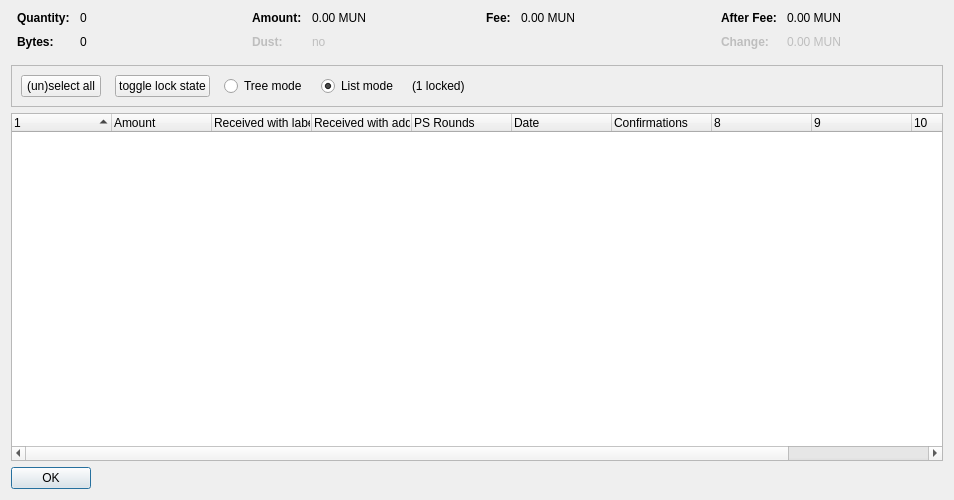
<?xml version="1.0" encoding="UTF-8"?>
<ui version="4.0">
 <class>CoinControlDialog</class>
 <widget class="QDialog" name="CoinControlDialog">
  <property name="geometry">
   <rect>
    <x>0</x>
    <y>0</y>
    <width>954</width>
    <height>500</height>
   </rect>
  </property>
  <property name="windowTitle">
   <string>Coin Selection</string>
  </property>
  <layout class="QVBoxLayout" name="verticalLayout">
   <item>
    <layout class="QHBoxLayout" name="horizontalLayoutTop" stretch="0,0,0,0">
     <property name="topMargin">
      <number>0</number>
     </property>
     <property name="bottomMargin">
      <number>10</number>
     </property>
     <item>
      <layout class="QFormLayout" name="formLayoutCoinControl1">
       <property name="horizontalSpacing">
        <number>10</number>
       </property>
       <property name="verticalSpacing">
        <number>10</number>
       </property>
       <property name="leftMargin">
        <number>6</number>
       </property>
       <property name="rightMargin">
        <number>6</number>
       </property>
       <item row="0" column="0">
        <widget class="QLabel" name="labelCoinControlQuantityText">
         <property name="font">
          <font>
           <weight>75</weight>
           <bold>true</bold>
          </font>
         </property>
         <property name="text">
          <string>Quantity:</string>
         </property>
        </widget>
       </item>
       <item row="0" column="1">
        <widget class="QLabel" name="labelCoinControlQuantity">
         <property name="cursor">
          <cursorShape>IBeamCursor</cursorShape>
         </property>
         <property name="contextMenuPolicy">
          <enum>Qt::ActionsContextMenu</enum>
         </property>
         <property name="text">
          <string notr="true">0</string>
         </property>
         <property name="textInteractionFlags">
          <set>Qt::LinksAccessibleByMouse|Qt::TextSelectableByKeyboard|Qt::TextSelectableByMouse</set>
         </property>
        </widget>
       </item>
       <item row="1" column="0">
        <widget class="QLabel" name="labelCoinControlBytesText">
         <property name="font">
          <font>
           <weight>75</weight>
           <bold>true</bold>
          </font>
         </property>
         <property name="text">
          <string>Bytes:</string>
         </property>
        </widget>
       </item>
       <item row="1" column="1">
        <widget class="QLabel" name="labelCoinControlBytes">
         <property name="cursor">
          <cursorShape>IBeamCursor</cursorShape>
         </property>
         <property name="contextMenuPolicy">
          <enum>Qt::ActionsContextMenu</enum>
         </property>
         <property name="text">
          <string notr="true">0</string>
         </property>
         <property name="textInteractionFlags">
          <set>Qt::LinksAccessibleByMouse|Qt::TextSelectableByKeyboard|Qt::TextSelectableByMouse</set>
         </property>
        </widget>
       </item>
      </layout>
     </item>
     <item>
      <layout class="QFormLayout" name="formLayoutCoinControl2">
       <property name="horizontalSpacing">
        <number>10</number>
       </property>
       <property name="verticalSpacing">
        <number>10</number>
       </property>
       <property name="leftMargin">
        <number>6</number>
       </property>
       <property name="rightMargin">
        <number>6</number>
       </property>
       <item row="0" column="0">
        <widget class="QLabel" name="labelCoinControlAmountText">
         <property name="font">
          <font>
           <weight>75</weight>
           <bold>true</bold>
          </font>
         </property>
         <property name="text">
          <string>Amount:</string>
         </property>
        </widget>
       </item>
       <item row="0" column="1">
        <widget class="QLabel" name="labelCoinControlAmount">
         <property name="cursor">
          <cursorShape>IBeamCursor</cursorShape>
         </property>
         <property name="contextMenuPolicy">
          <enum>Qt::ActionsContextMenu</enum>
         </property>
         <property name="text">
          <string notr="true">0.00 MUN</string>
         </property>
         <property name="textInteractionFlags">
          <set>Qt::LinksAccessibleByMouse|Qt::TextSelectableByKeyboard|Qt::TextSelectableByMouse</set>
         </property>
        </widget>
       </item>
       <item row="1" column="0">
        <widget class="QLabel" name="labelCoinControlLowOutputText">
         <property name="enabled">
          <bool>false</bool>
         </property>
         <property name="font">
          <font>
           <weight>75</weight>
           <bold>true</bold>
          </font>
         </property>
         <property name="text">
          <string>Dust:</string>
         </property>
        </widget>
       </item>
       <item row="1" column="1">
        <widget class="QLabel" name="labelCoinControlLowOutput">
         <property name="enabled">
          <bool>false</bool>
         </property>
         <property name="cursor">
          <cursorShape>IBeamCursor</cursorShape>
         </property>
         <property name="contextMenuPolicy">
          <enum>Qt::ActionsContextMenu</enum>
         </property>
         <property name="text">
          <string notr="true">no</string>
         </property>
         <property name="textInteractionFlags">
          <set>Qt::LinksAccessibleByMouse|Qt::TextSelectableByKeyboard|Qt::TextSelectableByMouse</set>
         </property>
        </widget>
       </item>
      </layout>
     </item>
     <item>
      <layout class="QFormLayout" name="formLayoutCoinControl3">
       <property name="horizontalSpacing">
        <number>10</number>
       </property>
       <property name="verticalSpacing">
        <number>10</number>
       </property>
       <property name="leftMargin">
        <number>6</number>
       </property>
       <property name="rightMargin">
        <number>6</number>
       </property>
       <item row="0" column="0">
        <widget class="QLabel" name="labelCoinControlFeeText">
         <property name="font">
          <font>
           <weight>75</weight>
           <bold>true</bold>
          </font>
         </property>
         <property name="text">
          <string>Fee:</string>
         </property>
        </widget>
       </item>
       <item row="0" column="1">
        <widget class="QLabel" name="labelCoinControlFee">
         <property name="cursor">
          <cursorShape>IBeamCursor</cursorShape>
         </property>
         <property name="contextMenuPolicy">
          <enum>Qt::ActionsContextMenu</enum>
         </property>
         <property name="text">
          <string notr="true">0.00 MUN</string>
         </property>
         <property name="textInteractionFlags">
          <set>Qt::LinksAccessibleByMouse|Qt::TextSelectableByKeyboard|Qt::TextSelectableByMouse</set>
         </property>
        </widget>
       </item>
      </layout>
     </item>
     <item>
      <layout class="QFormLayout" name="formLayoutCoinControl4">
       <property name="horizontalSpacing">
        <number>10</number>
       </property>
       <property name="verticalSpacing">
        <number>10</number>
       </property>
       <property name="leftMargin">
        <number>6</number>
       </property>
       <property name="rightMargin">
        <number>6</number>
       </property>
       <item row="0" column="0">
        <widget class="QLabel" name="labelCoinControlAfterFeeText">
         <property name="font">
          <font>
           <weight>75</weight>
           <bold>true</bold>
          </font>
         </property>
         <property name="text">
          <string>After Fee:</string>
         </property>
        </widget>
       </item>
       <item row="0" column="1">
        <widget class="QLabel" name="labelCoinControlAfterFee">
         <property name="cursor">
          <cursorShape>IBeamCursor</cursorShape>
         </property>
         <property name="contextMenuPolicy">
          <enum>Qt::ActionsContextMenu</enum>
         </property>
         <property name="text">
          <string notr="true">0.00 MUN</string>
         </property>
         <property name="textInteractionFlags">
          <set>Qt::LinksAccessibleByMouse|Qt::TextSelectableByKeyboard|Qt::TextSelectableByMouse</set>
         </property>
        </widget>
       </item>
       <item row="1" column="0">
        <widget class="QLabel" name="labelCoinControlChangeText">
         <property name="enabled">
          <bool>false</bool>
         </property>
         <property name="font">
          <font>
           <weight>75</weight>
           <bold>true</bold>
          </font>
         </property>
         <property name="text">
          <string>Change:</string>
         </property>
        </widget>
       </item>
       <item row="1" column="1">
        <widget class="QLabel" name="labelCoinControlChange">
         <property name="enabled">
          <bool>false</bool>
         </property>
         <property name="cursor">
          <cursorShape>IBeamCursor</cursorShape>
         </property>
         <property name="contextMenuPolicy">
          <enum>Qt::ActionsContextMenu</enum>
         </property>
         <property name="text">
          <string notr="true">0.00 MUN</string>
         </property>
         <property name="textInteractionFlags">
          <set>Qt::LinksAccessibleByMouse|Qt::TextSelectableByKeyboard|Qt::TextSelectableByMouse</set>
         </property>
        </widget>
       </item>
      </layout>
     </item>
    </layout>
   </item>
   <item>
    <widget class="QFrame" name="frame">
     <property name="minimumSize">
      <size>
       <width>0</width>
       <height>40</height>
      </size>
     </property>
     <property name="frameShape">
      <enum>QFrame::StyledPanel</enum>
     </property>
     <property name="frameShadow">
      <enum>QFrame::Sunken</enum>
     </property>
     <layout class="QHBoxLayout" name="horizontalLayout">
      <item>
       <layout class="QHBoxLayout" name="horizontalLayoutPanel" stretch="0,0,0,0,0,0">
        <property name="spacing">
         <number>14</number>
        </property>
        <item>
         <widget class="QPushButton" name="pushButtonSelectAll">
          <property name="sizePolicy">
           <sizepolicy hsizetype="Maximum" vsizetype="Fixed">
            <horstretch>0</horstretch>
            <verstretch>0</verstretch>
           </sizepolicy>
          </property>
          <property name="text">
           <string>(un)select all</string>
          </property>
          <property name="autoDefault">
           <bool>false</bool>
          </property>
         </widget>
        </item>
        <item>
         <widget class="QPushButton" name="pushButtonToggleLock">
          <property name="sizePolicy">
           <sizepolicy hsizetype="Maximum" vsizetype="Fixed">
            <horstretch>0</horstretch>
            <verstretch>0</verstretch>
           </sizepolicy>
          </property>
          <property name="text">
           <string>toggle lock state</string>
          </property>
          <property name="autoDefault">
           <bool>false</bool>
          </property>
         </widget>
        </item>
        <item>
         <widget class="QRadioButton" name="radioTreeMode">
          <property name="sizePolicy">
           <sizepolicy hsizetype="Maximum" vsizetype="Fixed">
            <horstretch>0</horstretch>
            <verstretch>0</verstretch>
           </sizepolicy>
          </property>
          <property name="text">
           <string>Tree mode</string>
          </property>
         </widget>
        </item>
        <item>
         <widget class="QRadioButton" name="radioListMode">
          <property name="sizePolicy">
           <sizepolicy hsizetype="Maximum" vsizetype="Fixed">
            <horstretch>0</horstretch>
            <verstretch>0</verstretch>
           </sizepolicy>
          </property>
          <property name="text">
           <string>List mode</string>
          </property>
          <property name="checked">
           <bool>true</bool>
          </property>
         </widget>
        </item>
        <item>
         <widget class="QLabel" name="labelLocked">
          <property name="text">
           <string>(1 locked)</string>
          </property>
         </widget>
        </item>
        <item>
         <spacer name="horizontalSpacer">
          <property name="orientation">
           <enum>Qt::Horizontal</enum>
          </property>
          <property name="sizeHint" stdset="0">
           <size>
            <width>40</width>
            <height>20</height>
           </size>
          </property>
         </spacer>
        </item>
       </layout>
      </item>
     </layout>
    </widget>
   </item>
   <item>
    <widget class="CoinControlTreeWidget" name="treeWidget">
     <property name="contextMenuPolicy">
      <enum>Qt::CustomContextMenu</enum>
     </property>
     <property name="sortingEnabled">
      <bool>false</bool>
     </property>
     <property name="columnCount">
      <number>11</number>
     </property>
     <attribute name="headerShowSortIndicator" stdset="0">
      <bool>true</bool>
     </attribute>
     <attribute name="headerStretchLastSection">
      <bool>false</bool>
     </attribute>
     <column>
      <property name="text">
       <string/>
      </property>
     </column>
     <column>
      <property name="text">
       <string>Amount</string>
      </property>
     </column>
     <column>
      <property name="text">
       <string>Received with label</string>
      </property>
     </column>
     <column>
      <property name="text">
       <string>Received with address</string>
      </property>
     </column>
     <column>
      <property name="text">
       <string>PS Rounds</string>
      </property>
     </column>
     <column>
      <property name="text">
       <string>Date</string>
      </property>
     </column>
     <column>
      <property name="text">
       <string>Confirmations</string>
      </property>
      <property name="toolTip">
       <string>Confirmed</string>
      </property>
     </column>
     <column>
      <property name="text">
       <string/>
      </property>
     </column>
     <column>
      <property name="text">
       <string/>
      </property>
     </column>
     <column>
      <property name="text">
       <string/>
      </property>
     </column>
     <column>
      <property name="text">
       <string/>
      </property>
     </column>
    </widget>
   </item>
   <item>
    <widget class="QDialogButtonBox" name="buttonBox">
     <property name="sizePolicy">
      <sizepolicy hsizetype="Maximum" vsizetype="Fixed">
       <horstretch>0</horstretch>
       <verstretch>0</verstretch>
      </sizepolicy>
     </property>
     <property name="orientation">
      <enum>Qt::Horizontal</enum>
     </property>
     <property name="standardButtons">
      <set>QDialogButtonBox::Ok</set>
     </property>
    </widget>
   </item>
  </layout>
 </widget>
 <customwidgets>
  <customwidget>
   <class>CoinControlTreeWidget</class>
   <extends>QTreeWidget</extends>
   <header>coincontroltreewidget.h</header>
  </customwidget>
 </customwidgets>
 <resources/>
 <connections/>
</ui>
